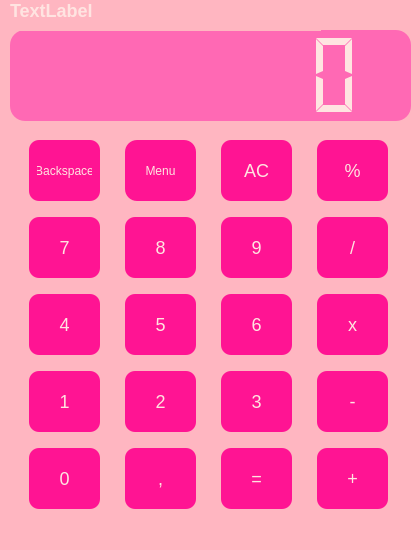
<?xml version="1.0" encoding="UTF-8"?>
<ui version="4.0">
 <class>MainWindow</class>
 <widget class="QMainWindow" name="MainWindow">
  <property name="enabled">
   <bool>true</bool>
  </property>
  <property name="geometry">
   <rect>
    <x>0</x>
    <y>0</y>
    <width>420</width>
    <height>550</height>
   </rect>
  </property>
  <property name="minimumSize">
   <size>
    <width>420</width>
    <height>550</height>
   </size>
  </property>
  <property name="maximumSize">
   <size>
    <width>420</width>
    <height>550</height>
   </size>
  </property>
  <property name="cursor">
   <cursorShape>ArrowCursor</cursorShape>
  </property>
  <property name="mouseTracking">
   <bool>false</bool>
  </property>
  <property name="acceptDrops">
   <bool>true</bool>
  </property>
  <property name="windowTitle">
   <string>Kalkulator</string>
  </property>
  <property name="styleSheet">
   <string notr="true">background-color: #FFB6C1;</string>
  </property>
  <widget class="QWidget" name="centralwidget">
   <widget class="QLCDNumber" name="lcdNumber">
    <property name="enabled">
     <bool>true</bool>
    </property>
    <property name="geometry">
     <rect>
      <x>10</x>
      <y>30</y>
      <width>401</width>
      <height>91</height>
     </rect>
    </property>
    <property name="styleSheet">
     <string notr="true">background-color: #FF69B4;
color: #FFE4E1;
    font-size: 18px;
border-radius: 15px;
    padding: 8px;</string>
    </property>
    <property name="frameShape">
     <enum>QFrame::Shape::Box</enum>
    </property>
    <property name="smallDecimalPoint">
     <bool>true</bool>
    </property>
    <property name="digitCount">
     <number>6</number>
    </property>
    <property name="mode">
     <enum>QLCDNumber::Mode::Dec</enum>
    </property>
    <property name="segmentStyle">
     <enum>QLCDNumber::SegmentStyle::Flat</enum>
    </property>
   </widget>
   <widget class="QLabel" name="label">
    <property name="geometry">
     <rect>
      <x>10</x>
      <y>-10</y>
      <width>311</width>
      <height>41</height>
     </rect>
    </property>
    <property name="font">
     <font>
      <family>Tahoma</family>
      <pointsize>-1</pointsize>
      <bold>true</bold>
     </font>
    </property>
    <property name="styleSheet">
     <string notr="true">color: #FFE4E1;
font-size: 18px;</string>
    </property>
    <property name="text">
     <string>TextLabel</string>
    </property>
   </widget>
   <widget class="QWidget" name="layoutWidget">
    <property name="enabled">
     <bool>true</bool>
    </property>
    <property name="geometry">
     <rect>
      <x>10</x>
      <y>130</y>
      <width>401</width>
      <height>391</height>
     </rect>
    </property>
    <property name="minimumSize">
     <size>
      <width>71</width>
      <height>61</height>
     </size>
    </property>
    <property name="layoutDirection">
     <enum>Qt::LayoutDirection::LeftToRight</enum>
    </property>
    <layout class="QGridLayout" name="gridLayout">
     <item row="3" column="4">
      <widget class="QPushButton" name="odejmowanie">
       <property name="enabled">
        <bool>true</bool>
       </property>
       <property name="minimumSize">
        <size>
         <width>71</width>
         <height>61</height>
        </size>
       </property>
       <property name="maximumSize">
        <size>
         <width>71</width>
         <height>69</height>
        </size>
       </property>
       <property name="layoutDirection">
        <enum>Qt::LayoutDirection::LeftToRight</enum>
       </property>
       <property name="styleSheet">
        <string notr="true">QPushButton {
    background-color: #FF1493;
    color: #FFE4E1;
	font: 900 18pt &quot;Segoe UI&quot;;
    font-size: 18px;
    border-radius: 10px;
    padding: 8px;
}

QPushButton:hover {
    background-color: #C71585;
}

QPushButton:pressed {
    background-color: #C71585;
}</string>
       </property>
       <property name="text">
        <string>-</string>
       </property>
      </widget>
     </item>
     <item row="0" column="3">
      <widget class="QPushButton" name="wyzeruj">
       <property name="enabled">
        <bool>true</bool>
       </property>
       <property name="minimumSize">
        <size>
         <width>71</width>
         <height>61</height>
        </size>
       </property>
       <property name="maximumSize">
        <size>
         <width>71</width>
         <height>61</height>
        </size>
       </property>
       <property name="layoutDirection">
        <enum>Qt::LayoutDirection::LeftToRight</enum>
       </property>
       <property name="styleSheet">
        <string notr="true">QPushButton {
    background-color: #FF1493;
    color: #FFE4E1;
	font: 900 18pt &quot;Segoe UI&quot;;
    font-size: 18px;
    border-radius: 10px;
    padding: 8px;
}

QPushButton:hover {
    background-color: #C71585;
}

QPushButton:pressed {
    background-color: #C71585;
}</string>
       </property>
       <property name="text">
        <string>AC</string>
       </property>
       <property name="shortcut">
        <string>Esc</string>
       </property>
      </widget>
     </item>
     <item row="2" column="4">
      <widget class="QPushButton" name="mnozenie">
       <property name="enabled">
        <bool>true</bool>
       </property>
       <property name="minimumSize">
        <size>
         <width>71</width>
         <height>61</height>
        </size>
       </property>
       <property name="maximumSize">
        <size>
         <width>71</width>
         <height>69</height>
        </size>
       </property>
       <property name="layoutDirection">
        <enum>Qt::LayoutDirection::LeftToRight</enum>
       </property>
       <property name="styleSheet">
        <string notr="true">QPushButton {
    background-color: #FF1493;
    color: #FFE4E1;
	font: 900 18pt &quot;Segoe UI&quot;;
    font-size: 18px;
    border-radius: 10px;
    padding: 8px;
}

QPushButton:hover {
    background-color: #C71585;
}

QPushButton:pressed {
    background-color: #C71585;
}</string>
       </property>
       <property name="text">
        <string>x</string>
       </property>
       <property name="shortcut">
        <string>*</string>
       </property>
      </widget>
     </item>
     <item row="4" column="0">
      <widget class="QPushButton" name="l0">
       <property name="enabled">
        <bool>true</bool>
       </property>
       <property name="minimumSize">
        <size>
         <width>71</width>
         <height>61</height>
        </size>
       </property>
       <property name="maximumSize">
        <size>
         <width>71</width>
         <height>61</height>
        </size>
       </property>
       <property name="layoutDirection">
        <enum>Qt::LayoutDirection::LeftToRight</enum>
       </property>
       <property name="styleSheet">
        <string notr="true">QPushButton {
    background-color: #FF1493;
    color: #FFE4E1;
	font: 900 18pt &quot;Segoe UI&quot;;
    font-size: 18px;
    border-radius: 10px;
    padding: 8px;
}

QPushButton:hover {
    background-color: #C71585;
}

QPushButton:pressed {
    background-color: #C71585;
}</string>
       </property>
       <property name="text">
        <string>0</string>
       </property>
       <property name="shortcut">
        <string>0</string>
       </property>
      </widget>
     </item>
     <item row="3" column="2">
      <widget class="QPushButton" name="l2">
       <property name="enabled">
        <bool>true</bool>
       </property>
       <property name="minimumSize">
        <size>
         <width>71</width>
         <height>61</height>
        </size>
       </property>
       <property name="maximumSize">
        <size>
         <width>71</width>
         <height>61</height>
        </size>
       </property>
       <property name="layoutDirection">
        <enum>Qt::LayoutDirection::LeftToRight</enum>
       </property>
       <property name="styleSheet">
        <string notr="true">QPushButton {
	font: 900 18pt &quot;Segoe UI&quot;;
    background-color: #FF1493;
    color: #FFE4E1;
    font-size: 18px;
    border-radius: 10px;
    padding: 8px;
}

QPushButton:hover {
    background-color: #C71585;
}

QPushButton:pressed {
    background-color: #C71585;
}</string>
       </property>
       <property name="text">
        <string>2</string>
       </property>
       <property name="shortcut">
        <string>2</string>
       </property>
      </widget>
     </item>
     <item row="1" column="3">
      <widget class="QPushButton" name="l9">
       <property name="enabled">
        <bool>true</bool>
       </property>
       <property name="minimumSize">
        <size>
         <width>71</width>
         <height>61</height>
        </size>
       </property>
       <property name="maximumSize">
        <size>
         <width>71</width>
         <height>61</height>
        </size>
       </property>
       <property name="layoutDirection">
        <enum>Qt::LayoutDirection::LeftToRight</enum>
       </property>
       <property name="styleSheet">
        <string notr="true">QPushButton {
    background-color: #FF1493;
    color: #FFE4E1;
	font: 900 18pt &quot;Segoe UI&quot;;
    font-size: 18px;
    border-radius: 10px;
    padding: 8px;
}

QPushButton:hover {
    background-color: #C71585;
}

QPushButton:pressed {
    background-color: #C71585;
}</string>
       </property>
       <property name="text">
        <string>9</string>
       </property>
       <property name="shortcut">
        <string>9</string>
       </property>
      </widget>
     </item>
     <item row="2" column="3">
      <widget class="QPushButton" name="l6">
       <property name="enabled">
        <bool>true</bool>
       </property>
       <property name="minimumSize">
        <size>
         <width>71</width>
         <height>61</height>
        </size>
       </property>
       <property name="maximumSize">
        <size>
         <width>71</width>
         <height>61</height>
        </size>
       </property>
       <property name="layoutDirection">
        <enum>Qt::LayoutDirection::LeftToRight</enum>
       </property>
       <property name="styleSheet">
        <string notr="true">QPushButton {
    background-color: #FF1493;
	font: 900 18pt &quot;Segoe UI&quot;;
    color: #FFE4E1;
    font-size: 18px;
    border-radius: 10px;
    padding: 8px;
}

QPushButton:hover {
    background-color: #C71585;
}

QPushButton:pressed {
    background-color: #C71585;
}</string>
       </property>
       <property name="text">
        <string>6</string>
       </property>
       <property name="shortcut">
        <string>6</string>
       </property>
      </widget>
     </item>
     <item row="3" column="0">
      <widget class="QPushButton" name="l1">
       <property name="enabled">
        <bool>true</bool>
       </property>
       <property name="minimumSize">
        <size>
         <width>71</width>
         <height>61</height>
        </size>
       </property>
       <property name="maximumSize">
        <size>
         <width>71</width>
         <height>61</height>
        </size>
       </property>
       <property name="layoutDirection">
        <enum>Qt::LayoutDirection::LeftToRight</enum>
       </property>
       <property name="styleSheet">
        <string notr="true">QPushButton {
	font: 900 18pt &quot;Segoe UI&quot;;
    background-color: #FF1493;
    color: #FFE4E1;
    font-size: 18px;
    border-radius: 10px;
    padding: 8px;
}

QPushButton:hover {
    background-color: #C71585;
}

QPushButton:pressed {
    background-color: #C71585;
}</string>
       </property>
       <property name="text">
        <string>1</string>
       </property>
       <property name="shortcut">
        <string>1</string>
       </property>
      </widget>
     </item>
     <item row="1" column="2">
      <widget class="QPushButton" name="l8">
       <property name="enabled">
        <bool>true</bool>
       </property>
       <property name="minimumSize">
        <size>
         <width>71</width>
         <height>61</height>
        </size>
       </property>
       <property name="maximumSize">
        <size>
         <width>71</width>
         <height>61</height>
        </size>
       </property>
       <property name="layoutDirection">
        <enum>Qt::LayoutDirection::LeftToRight</enum>
       </property>
       <property name="styleSheet">
        <string notr="true">QPushButton {
    background-color: #FF1493;
    color: #FFE4E1;
	font: 900 18pt &quot;Segoe UI&quot;;
    font-size: 18px;
    border-radius: 10px;
    padding: 8px;
}

QPushButton:hover {
    background-color: #C71585;
}

QPushButton:pressed {
    background-color: #C71585;
}</string>
       </property>
       <property name="text">
        <string>8</string>
       </property>
       <property name="shortcut">
        <string>8</string>
       </property>
      </widget>
     </item>
     <item row="2" column="2">
      <widget class="QPushButton" name="l5">
       <property name="enabled">
        <bool>true</bool>
       </property>
       <property name="minimumSize">
        <size>
         <width>71</width>
         <height>61</height>
        </size>
       </property>
       <property name="maximumSize">
        <size>
         <width>71</width>
         <height>61</height>
        </size>
       </property>
       <property name="layoutDirection">
        <enum>Qt::LayoutDirection::LeftToRight</enum>
       </property>
       <property name="styleSheet">
        <string notr="true">QPushButton {
    background-color: #FF1493;
	font: 900 18pt &quot;Segoe UI&quot;;
    color: #FFE4E1;
    font-size: 18px;
    border-radius: 10px;
    padding: 8px;
}

QPushButton:hover {
    background-color: #C71585;
}

QPushButton:pressed {
    background-color: #C71585;
}</string>
       </property>
       <property name="text">
        <string>5</string>
       </property>
       <property name="shortcut">
        <string>5</string>
       </property>
      </widget>
     </item>
     <item row="4" column="4">
      <widget class="QPushButton" name="dodawanie">
       <property name="enabled">
        <bool>true</bool>
       </property>
       <property name="minimumSize">
        <size>
         <width>71</width>
         <height>61</height>
        </size>
       </property>
       <property name="layoutDirection">
        <enum>Qt::LayoutDirection::LeftToRight</enum>
       </property>
       <property name="styleSheet">
        <string notr="true">QPushButton {
    background-color: #FF1493;
	font: 900 18pt &quot;Segoe UI&quot;;
    color: #FFE4E1;
    font-size: 18px;
    border-radius: 10px;
    padding: 8px;
}

QPushButton:hover {
    background-color: #C71585;
}

QPushButton:pressed {
    background-color: #C71585;
}</string>
       </property>
       <property name="text">
        <string>+</string>
       </property>
       <property name="shortcut">
        <string>+</string>
       </property>
      </widget>
     </item>
     <item row="2" column="0">
      <widget class="QPushButton" name="l4">
       <property name="enabled">
        <bool>true</bool>
       </property>
       <property name="minimumSize">
        <size>
         <width>71</width>
         <height>61</height>
        </size>
       </property>
       <property name="maximumSize">
        <size>
         <width>71</width>
         <height>61</height>
        </size>
       </property>
       <property name="layoutDirection">
        <enum>Qt::LayoutDirection::LeftToRight</enum>
       </property>
       <property name="styleSheet">
        <string notr="true">QPushButton {
    background-color: #FF1493;
    color: #FFE4E1;
	font: 900 18pt &quot;Segoe UI&quot;;
    font-size: 18px;
    border-radius: 10px;
    padding: 8px;
}

QPushButton:hover {
    background-color: #C71585;
}

QPushButton:pressed {
    background-color: #C71585;
}</string>
       </property>
       <property name="text">
        <string>4</string>
       </property>
       <property name="shortcut">
        <string>4</string>
       </property>
      </widget>
     </item>
     <item row="1" column="0">
      <widget class="QPushButton" name="l7">
       <property name="enabled">
        <bool>true</bool>
       </property>
       <property name="minimumSize">
        <size>
         <width>71</width>
         <height>61</height>
        </size>
       </property>
       <property name="maximumSize">
        <size>
         <width>71</width>
         <height>61</height>
        </size>
       </property>
       <property name="layoutDirection">
        <enum>Qt::LayoutDirection::LeftToRight</enum>
       </property>
       <property name="styleSheet">
        <string notr="true">QPushButton {
    background-color: #FF1493;
	font: 900 18pt &quot;Segoe UI&quot;;
    color: #FFE4E1;
    font-size: 18px;
    border-radius: 10px;
    padding: 8px;
}

QPushButton:hover {
    background-color: #C71585;
}

QPushButton:pressed {
    background-color: #C71585;
}</string>
       </property>
       <property name="text">
        <string>7</string>
       </property>
       <property name="shortcut">
        <string>7</string>
       </property>
      </widget>
     </item>
     <item row="1" column="4">
      <widget class="QPushButton" name="dzielenie">
       <property name="enabled">
        <bool>true</bool>
       </property>
       <property name="minimumSize">
        <size>
         <width>71</width>
         <height>61</height>
        </size>
       </property>
       <property name="maximumSize">
        <size>
         <width>71</width>
         <height>61</height>
        </size>
       </property>
       <property name="layoutDirection">
        <enum>Qt::LayoutDirection::LeftToRight</enum>
       </property>
       <property name="styleSheet">
        <string notr="true">QPushButton {
    background-color: #FF1493;
    color: #FFE4E1;
    font-size: 18px;
	font: 900 18pt &quot;Segoe UI&quot;;
    border-radius: 10px;
    padding: 8px;
}

QPushButton:hover {
    background-color: #C71585;
}

QPushButton:pressed {
    background-color: #C71585;
}</string>
       </property>
       <property name="text">
        <string>/</string>
       </property>
       <property name="shortcut">
        <string>/</string>
       </property>
      </widget>
     </item>
     <item row="3" column="3">
      <widget class="QPushButton" name="l3">
       <property name="enabled">
        <bool>true</bool>
       </property>
       <property name="minimumSize">
        <size>
         <width>71</width>
         <height>61</height>
        </size>
       </property>
       <property name="maximumSize">
        <size>
         <width>71</width>
         <height>61</height>
        </size>
       </property>
       <property name="layoutDirection">
        <enum>Qt::LayoutDirection::LeftToRight</enum>
       </property>
       <property name="styleSheet">
        <string notr="true">QPushButton {
	font: 900 18pt &quot;Segoe UI&quot;;
    background-color: #FF1493;
    color: #FFE4E1;
    font-size: 18px;
    border-radius: 10px;
    padding: 8px;
}

QPushButton:hover {
    background-color: #C71585;
}

QPushButton:pressed {
    background-color: #C71585;
}</string>
       </property>
       <property name="text">
        <string>3</string>
       </property>
       <property name="shortcut">
        <string>3</string>
       </property>
      </widget>
     </item>
     <item row="0" column="0" alignment="Qt::AlignmentFlag::AlignHCenter">
      <widget class="QPushButton" name="backspace">
       <property name="enabled">
        <bool>true</bool>
       </property>
       <property name="minimumSize">
        <size>
         <width>71</width>
         <height>61</height>
        </size>
       </property>
       <property name="maximumSize">
        <size>
         <width>71</width>
         <height>61</height>
        </size>
       </property>
       <property name="layoutDirection">
        <enum>Qt::LayoutDirection::LeftToRight</enum>
       </property>
       <property name="styleSheet">
        <string notr="true">QPushButton {
    background-color: #FF1493;
    color: #FFE4E1;
    font-size: 12px;
    border-radius: 10px;
    padding: 8px;
}

QPushButton:hover {
    background-color: #C71585;
}

QPushButton:pressed {
    background-color: #C71585;
}</string>
       </property>
       <property name="text">
        <string>Backspace</string>
       </property>
       <property name="iconSize">
        <size>
         <width>32</width>
         <height>32</height>
        </size>
       </property>
       <property name="shortcut">
        <string>Backspace</string>
       </property>
      </widget>
     </item>
     <item row="0" column="4">
      <widget class="QPushButton" name="modulo">
       <property name="enabled">
        <bool>true</bool>
       </property>
       <property name="minimumSize">
        <size>
         <width>71</width>
         <height>61</height>
        </size>
       </property>
       <property name="maximumSize">
        <size>
         <width>71</width>
         <height>61</height>
        </size>
       </property>
       <property name="layoutDirection">
        <enum>Qt::LayoutDirection::LeftToRight</enum>
       </property>
       <property name="styleSheet">
        <string notr="true">QPushButton {
    background-color: #FF1493;
    color: #FFE4E1;
	font: 900 18pt &quot;Segoe UI&quot;;
    font-size: 18px;
    border-radius: 10px;
    padding: 8px;
}

QPushButton:hover {
    background-color: #C71585;
}

QPushButton:pressed {
    background-color: #C71585;
}</string>
       </property>
       <property name="text">
        <string>%</string>
       </property>
       <property name="shortcut">
        <string>M</string>
       </property>
      </widget>
     </item>
     <item row="0" column="2">
      <widget class="QPushButton" name="Konwersja">
       <property name="enabled">
        <bool>true</bool>
       </property>
       <property name="minimumSize">
        <size>
         <width>71</width>
         <height>61</height>
        </size>
       </property>
       <property name="maximumSize">
        <size>
         <width>71</width>
         <height>61</height>
        </size>
       </property>
       <property name="layoutDirection">
        <enum>Qt::LayoutDirection::LeftToRight</enum>
       </property>
       <property name="styleSheet">
        <string notr="true">QPushButton {
    background-color: #FF1493;
    color: #FFE4E1;
    font-size: 12px;
    border-radius: 12px;
    padding: 8px;
}

QPushButton:hover {
    background-color: #C71585;
}

QPushButton:pressed {
    background-color: #C71585;
}</string>
       </property>
       <property name="text">
        <string>Menu</string>
       </property>
       <property name="shortcut">
        <string>K</string>
       </property>
      </widget>
     </item>
     <item row="4" column="3">
      <widget class="QPushButton" name="rownasie">
       <property name="enabled">
        <bool>true</bool>
       </property>
       <property name="minimumSize">
        <size>
         <width>71</width>
         <height>61</height>
        </size>
       </property>
       <property name="layoutDirection">
        <enum>Qt::LayoutDirection::LeftToRight</enum>
       </property>
       <property name="styleSheet">
        <string notr="true">QPushButton {
    background-color: #FF1493;
	font: 900 18pt &quot;Segoe UI&quot;;
    color: #FFE4E1;
    font-size: 18px;
    border-radius: 10px;
    padding: 8px;
}

QPushButton:hover {
    background-color: #C71585;
}

QPushButton:pressed {
    background-color: #C71585;
}</string>
       </property>
       <property name="text">
        <string>=</string>
       </property>
       <property name="shortcut">
        <string>=</string>
       </property>
      </widget>
     </item>
     <item row="4" column="2">
      <widget class="QPushButton" name="przecinek">
       <property name="minimumSize">
        <size>
         <width>71</width>
         <height>61</height>
        </size>
       </property>
       <property name="maximumSize">
        <size>
         <width>71</width>
         <height>61</height>
        </size>
       </property>
       <property name="styleSheet">
        <string notr="true">QPushButton {
    background-color: #FF1493;
	font: 900 18pt &quot;Segoe UI&quot;;
    color: #FFE4E1;
    font-size: 18px;
    border-radius: 10px;
    padding: 8px;
}

QPushButton:hover {
    background-color: #C71585;
}

QPushButton:pressed {
    background-color: #C71585;
}</string>
       </property>
       <property name="text">
        <string>,</string>
       </property>
       <property name="shortcut">
        <string>.</string>
       </property>
      </widget>
     </item>
    </layout>
   </widget>
  </widget>
  <widget class="QMenuBar" name="menubar">
   <property name="geometry">
    <rect>
     <x>0</x>
     <y>0</y>
     <width>420</width>
     <height>21</height>
    </rect>
   </property>
  </widget>
  <widget class="QStatusBar" name="statusbar"/>
 </widget>
 <resources/>
 <connections/>
</ui>
